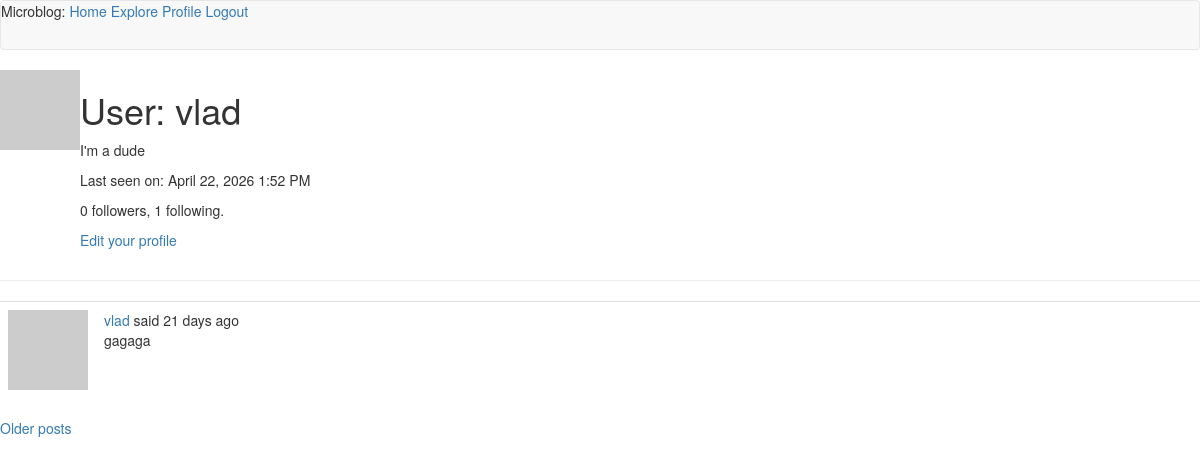
/user/vlad (signed in), run on an earlier commit of the app's database.
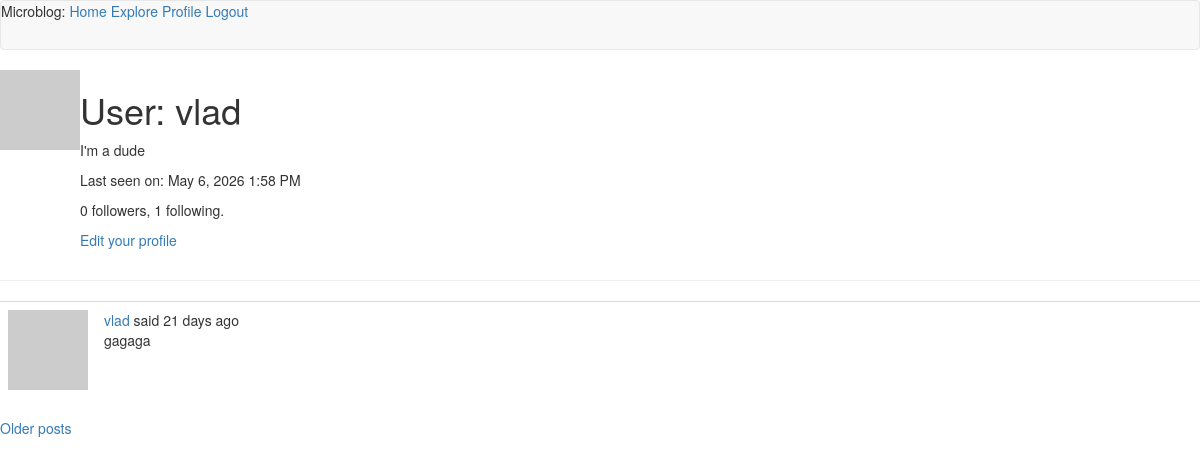
And on a later commit of the database.
### app/models.py (models this page shows, shortened)
class User(UserMixin, db.Model):
    id = db.Column(db.Integer, primary_key=True)
    username = db.Column(db.String(64), index=True, unique=True)
    email = db.Column(db.String(120), index=True, unique=True)
    password_hash = db.Column(db.String(128))
    posts = db.relationship('Post', backref='author', lazy='dynamic')
    about_me = db.Column(db.String(140))
    last_seen = db.Column(db.DateTime, default=datetime.utcnow)
    followed = db.relationship(
        'User', secondary=followers,
        primaryjoin=(followers.c.follower_id == id),
        secondaryjoin=(followers.c.followed_id == id),
        backref=db.backref('followers', lazy='dynamic'), lazy='dynamic')
    def followed_posts(self):
        followed = Post.query.join(
            followers, (followers.c.followed_id == Post.user_id)).filter(
                followers.c.follower_id == self.id)
        own = Post.query.filter_by(user_id=self.id)
        return followed.union(own).order_by(Post.timestamp.desc())
    def avatar(self, size):
        digest = md5(self.email.lower().encode('utf-8')).hexdigest()
        return 'https://www.gravatar.com/avatar/{}?d=identicon&s={}'.format(digest, size)

class Post(db.Model):
    id = db.Column(db.Integer, primary_key=True)
    body = db.Column(db.String(140))
    timestamp = db.Column(db.DateTime, index=True, default=datetime.utcnow)
    user_id = db.Column(db.Integer, db.ForeignKey('user.id'))
    language = db.Column(db.String(5))

### app/auth/routes.py (the view)
@app.route('/user/<username>')
@login_required
def user(username):
    user = User.query.filter_by(username=username).first_or_404()
    page = request.args.get('page', 1, type=int)
    posts = current_user.followed_posts().paginate(
        page=page, per_page=app.config['POSTS_PER_PAGE'], error_out=False)
    next_url = url_for('user', username=user.username, page=posts.next_num) \
        if posts.has_next else None
    prev_url = url_for('user', username=user.username, page=posts.prev_num) \
        if posts.has_prev else None
    return render_template('user.html', user=user, posts=posts.items,
                           next_url=next_url, prev_url=prev_url)

### app/auth/routes.py (called while the page is built)
@app.before_request
def before_request():
    if current_user.is_authenticated:
        current_user.last_seen = datetime.utcnow()
        db.session.commit()

### app/models.py (called while the page is built)
@login.user_loader
def load_user(id):
    return User.query.get(int(id))

### app/templates/user.html (shortened to what this page needs)
{% extends "base.html" %}
{% block content %}
    <table>
        <tr valign="top">
            <td><img src="{{ user.avatar(128) }}"></td>
            <td>
                <h1>User: {{ user.username }}</h1>
                {% if user.about_me %}<p>{{ user.about_me }}</p>{% endif %}
                {% if user.last_seen %}<p>Last seen on: {{ moment(user.last_seen).format('LLL') }}</p>{% endif %}
                <p>{{ user.followers.count() }} followers, {{ user.followed.count() }} following.</p>
                {% if user == current_user %}
                    <p><a href="{{ url_for('edit_profile') }}">Edit your profile</a></p>
                {% elif not current_user.is_following(user) %}
                    <p><a href="{{ url_for('follow', username=user.username) }}">Follow</a></p>
                {% else %}
                <p><a href="{{ url_for('unfollow', username=user.username) }}">Unfollow</a></p>
                {% endif %}
            </td>
        </tr>
    </table>
    <hr>
    {% for post in posts %}
        {% include '_post.html' %}
    {% endfor %}
    {% if next_url %}
        <a href="{{ next_url }}">Older posts</a>
    {% endif %}
{% endblock %}

### app/templates/base.html (shortened to what this page needs)
{% extends 'bootstrap/base.html' %}
{% block navbar %}
    <nav class="navbar navbar-default">
        Microblog:
        <a href="{{ url_for('index') }}">Home</a>
        {% if current_user.is_anonymous %}
        <a href="{{ url_for('login') }}">Login</a>
        {% else %}
        <a href="{{ url_for('explore') }}">Explore</a>
        <a href="{{ url_for('user', username=current_user.username) }}">Profile</a>
        <a href="{{ url_for('logout') }}">Logout</a>
        {% endif %}
    </nav>
{% endblock %}

### app/templates/_post.html (shortened to what this page needs)
<table class="table table-hover">
    <tr>
        <td width="70px">
            <a href="{{ url_for('user', username=post.author.username) }}">
                <img src="{{ post.author.avatar(70) }}" />
            </a>
        </td>
        <td>
            {{ _('%(username)s said %(when)s',
                username=user_link,
            when=moment(post.timestamp).fromNow()) }}
            <br> {{ post.body }}
        </td>
    </tr>
</table>

What changed in the data, as far as the page shows it:
changed User "vlad": last_seen "April 22, 2026 1:52 PM" → "May 6, 2026 1:58 PM"
